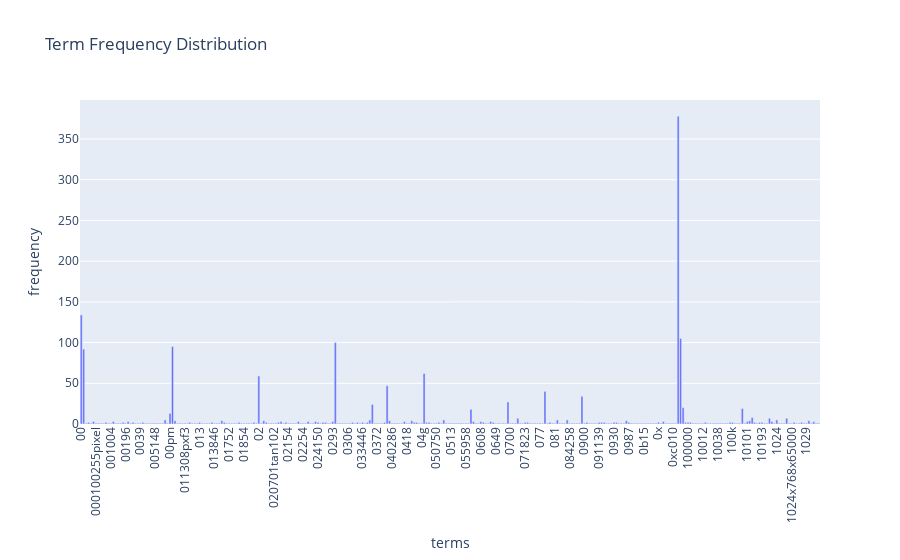

Notebook source saved alongside this figure:
### Code cell
# Approach 3: plotly express
import plotly.express as px
import pandas as pd

df_plot = pd.DataFrame({
    'terms': terms[:300],
    'frequency': term_frequencies[:300]
})

fig = px.bar(df_plot, x='terms', y='frequency',
             title='Term Frequency Distribution')
fig.update_xaxes(tickangle=-90)
fig.write_html("term_frequency_express.html")
fig.show()

### Figure 1 — Plotly figure (JSON) as saved in the notebook; plotly's stock layout.template omitted (floating-point values rounded to 4 significant figures; data arrays with more than 128 entries replaced by an {"elided": "..."} marker saying what was removed)
{"data": [{"hovertemplate": "terms=%{x}<br>frequency=%{y}<extra></extra>", "legendgroup": "", "marker": {"color": "#636efa", "pattern": {"shape": ""}}, "name": "", "orientation": "v", "showlegend": false, "textposition": "auto", "type": "bar", "x": {"elided": "300 str values"}, "xaxis": "x", "y": {"elided": "300 int values"}, "yaxis": "y"}], "layout": {"barmode": "relative", "legend": {"tracegroupgap": 0}, "title": {"text": "Term Frequency Distribution"}, "xaxis": {"anchor": "y", "domain": [0, 1], "tickangle": -90, "title": {"text": "terms"}}, "yaxis": {"anchor": "x", "domain": [0, 1], "title": {"text": "frequency"}}}}
